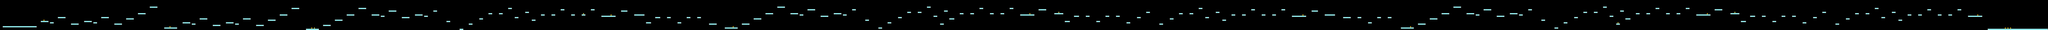

The image is a tile-based game level rendered from a .tmx file. Its description and source (layers, tilesets, objects; grid data summarised) follow:
An orthogonal 1560x23 tile map with 32x32 px tiles, 1 tile layer (Tile Layer 1), 3 tilesets.

<map version="1.4" tiledversion="1.4.2" orientation="orthogonal" renderorder="right-down" width="1560" height="23" tilewidth="32" tileheight="32" infinite="0" nextlayerid="2" nextobjectid="1">
 <tileset firstgid="1" source="plataforma.tsx" />
 <tileset firstgid="71" source="BuffMultiplicador.tsx" />
 <tileset firstgid="72" source="moneda.tsx" />
 <layer id="1" name="Tile Layer 1" width="1560" height="23">
  <data>[35880 cells, 866 non-empty, 5 distinct tile ids]</data>
 </layer>
</map>
